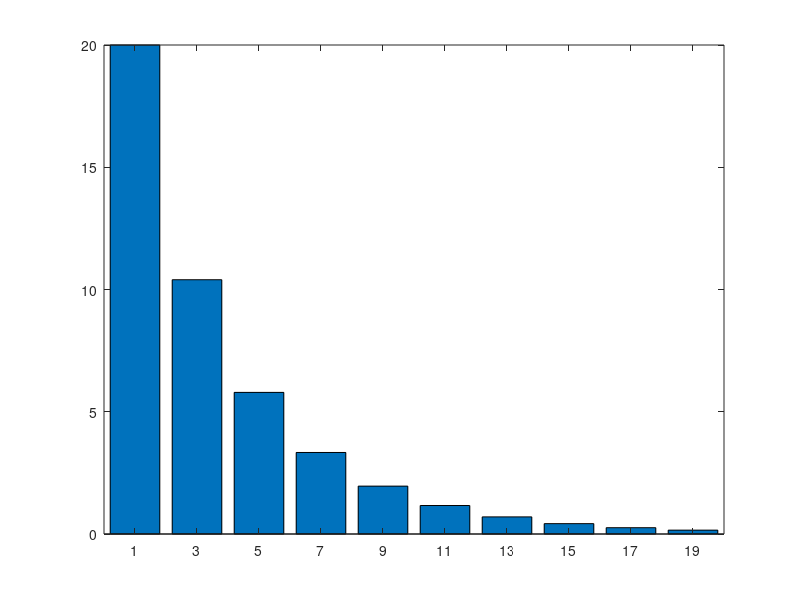

This figure's MATLAB source: (Note: this script raises an error after producing the figure.)
Error_Probablity = 0.2;
N = 20;

Event_Occurance = 1 : 2 : N;
Majority_Voting_Probablities = zeros(length(Event_Occurance), 1);
index = 0;

for i = 1 : 2 : N
    
    index = index + 1;
    Total_Probablity = 0;
    
    for j = round(i/2) : i
        

        Wrong_Probablity = Error_Probablity ^ j;
        Right_Probablity = (1 - Error_Probablity) ^ (i - j);
        
        Event_Probablity = Wrong_Probablity * Right_Probablity;
        Event_Combination = nchoosek(i, j);

        Current_Probablity = Event_Combination * Event_Probablity;
        Total_Probablity =  Total_Probablity + Current_Probablity;
    
    end

    Majority_Voting_Probablities(index) = (Total_Probablity) * 100;

end

text_to_show = num2str(Majority_Voting_Probablities) + "%";
bar(Event_Occurance, Majority_Voting_Probablities)
text(Event_Occurance, Majority_Voting_Probablities, text_to_show,...
    'vert','bottom','horiz','center');

xlabel('Number of Samples to take vote')
ylabel('Accuracy %')
box off
%% The End :)